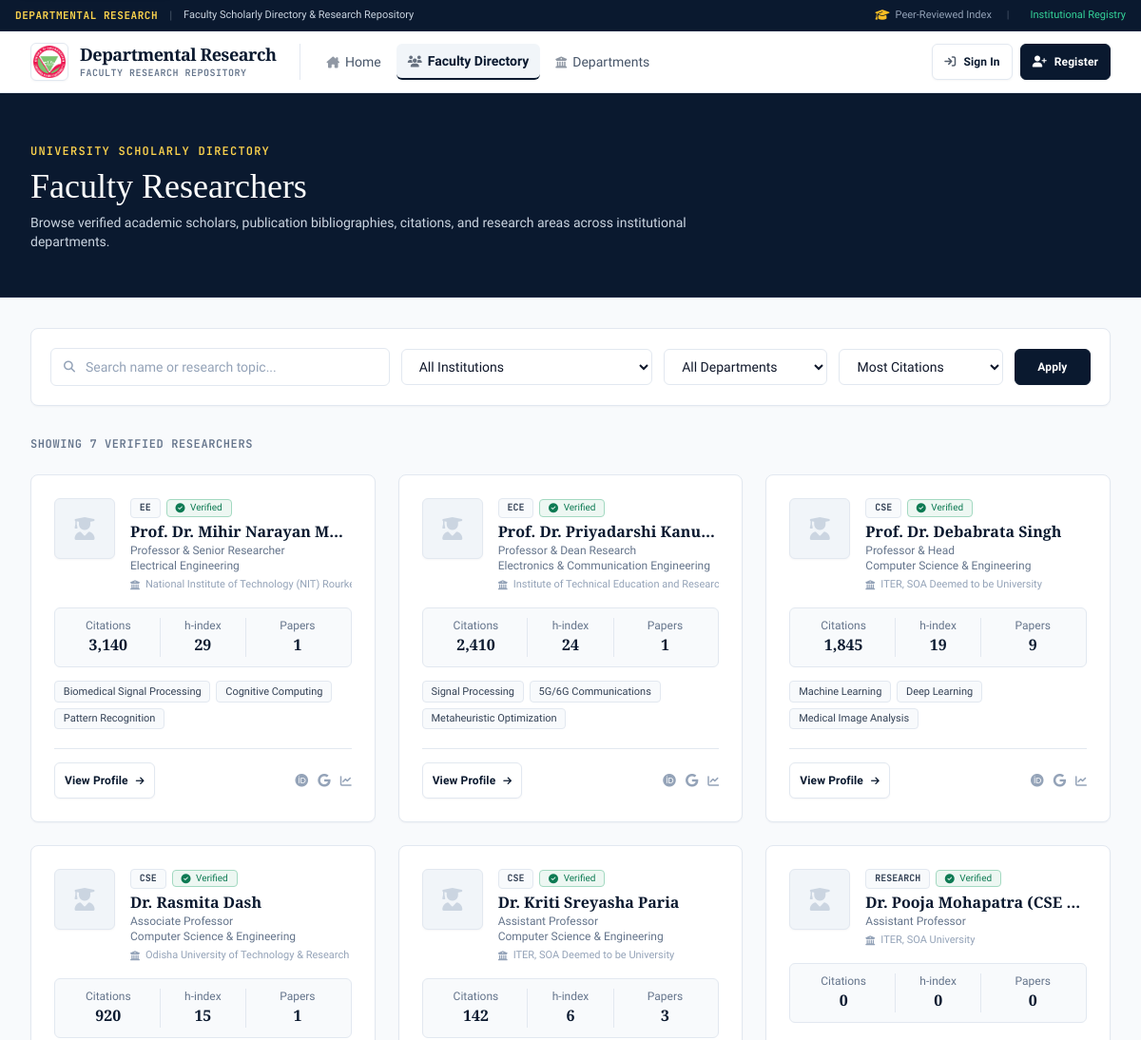
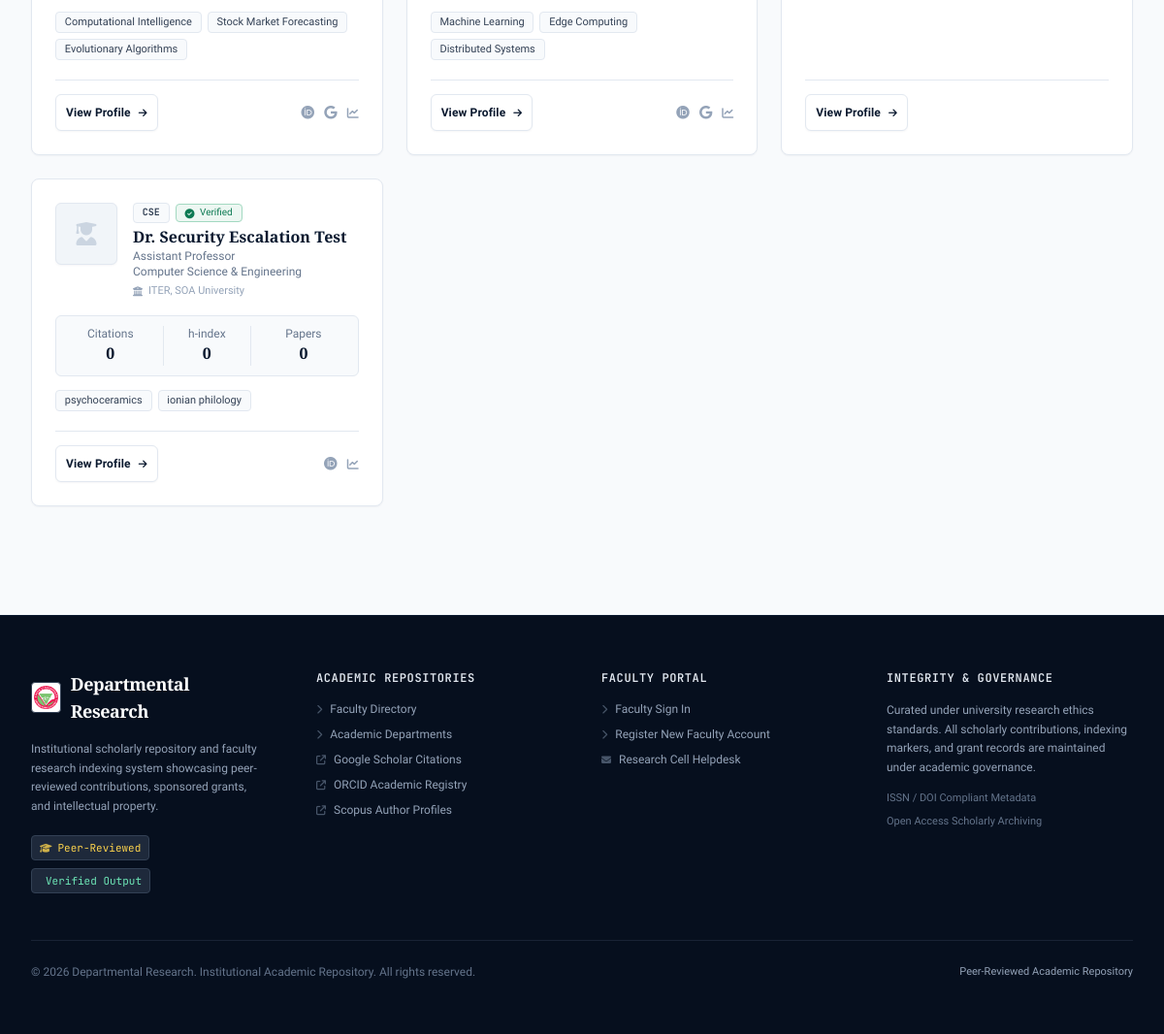
/directory.php, run on the app's committed database (2 pictures, top to bottom).
### tables this page shows
CREATE TABLE `faculty_profiles` (
  `id` int(11) NOT NULL AUTO_INCREMENT,
  `user_id` int(11) NOT NULL,
  `slug` varchar(191) DEFAULT NULL,
  `department_id` int(11) DEFAULT NULL,
  `institution` varchar(191) DEFAULT 'ITER, SOA University',
  `salutation` varchar(20) DEFAULT 'Dr.',
  `designation` varchar(100) DEFAULT 'Assistant Professor',
  `cabin` varchar(100) DEFAULT NULL,
  `phone` varchar(50) DEFAULT NULL,
  `photo_url` varchar(255) DEFAULT NULL,
  `bio` text DEFAULT NULL,
  `research_interests` text DEFAULT NULL,
  `google_scholar_url` varchar(255) DEFAULT NULL,
  `orcid_id` varchar(50) DEFAULT NULL,
  `scopus_id` varchar(50) DEFAULT NULL,
  `researchgate_url` varchar(255) DEFAULT NULL,
  `semantic_scholar_url` varchar(255) DEFAULT NULL,
  `dblp_url` varchar(255) DEFAULT NULL,
  `website_url` varchar(255) DEFAULT NULL,
  `wos_id` varchar(50) DEFAULT NULL,
  `total_citations` int(11) DEFAULT 0,
  `h_index` int(11) DEFAULT 0,
  `i10_index` int(11) DEFAULT 0,
  `phd_supervised` int(11) DEFAULT 0,
  `memberships` text DEFAULT NULL,
  `editorial_roles` text DEFAULT NULL,
  `metrics_source` varchar(100) DEFAULT 'Faculty Self-Reported (Google Scholar / Scopus)',
  `cv_url` varchar(255) DEFAULT NULL,
  `is_verified` tinyint(1) DEFAULT 1,
  `created_at` timestamp NOT NULL DEFAULT current_timestamp(),
  `updated_at` timestamp NOT NULL DEFAULT current_timestamp() ON UPDATE current_timestamp(),
  PRIMARY KEY (`id`),
  UNIQUE KEY `user_id` (`user_id`),
  UNIQUE KEY `slug` (`slug`),
  KEY `idx_dept` (`department_id`),
  KEY `idx_citations` (`total_citations`),
  KEY `idx_institution` (`institution`),
  CONSTRAINT `fk_profile_dept` FOREIGN KEY (`department_id`) REFERENCES `departments` (`id`) ON DELETE SET NULL,
  CONSTRAINT `fk_profile_user` FOREIGN KEY (`user_id`) REFERENCES `users` (`id`) ON DELETE CASCADE
);

CREATE TABLE `departments` (
  `id` int(11) NOT NULL AUTO_INCREMENT,
  `code` varchar(20) NOT NULL,
  `name` varchar(191) NOT NULL,
  `description` text DEFAULT NULL,
  `created_at` timestamp NOT NULL DEFAULT current_timestamp(),
  PRIMARY KEY (`id`),
  UNIQUE KEY `code` (`code`)
);

CREATE TABLE `users` (
  `id` int(11) NOT NULL AUTO_INCREMENT,
  `email` varchar(191) NOT NULL,
  `password_hash` varchar(255) NOT NULL,
  `full_name` varchar(191) NOT NULL,
  `role` enum('super_admin','admin','faculty') NOT NULL DEFAULT 'faculty',
  `status` enum('active','inactive','pending') NOT NULL DEFAULT 'active',
  `created_at` timestamp NOT NULL DEFAULT current_timestamp(),
  `updated_at` timestamp NOT NULL DEFAULT current_timestamp() ON UPDATE current_timestamp(),
  PRIMARY KEY (`id`),
  UNIQUE KEY `email` (`email`),
  KEY `idx_role_status` (`role`,`status`)
);

### includes/helpers.php (called while the page is built, shortened)
<?php
function e(?string $value): string {
    return htmlspecialchars($value ?? '', ENT_QUOTES, 'UTF-8');
}
function safe_url(?string $url): string {
    $url = trim($url);
    if (preg_match('~^(https?://|/[^/]|uploads/)~i', $url)) {
        return htmlspecialchars($url, ENT_QUOTES, 'UTF-8');
    }
    return '#';
}
function safe_orcid(?string $orcid): string {
    $orcid = trim($orcid);
    if (preg_match('/^[0-9]{4}-[0-9]{4}-[0-9]{4}-[0-9]{3}[0-9X]$/i', $orcid)) {
        return htmlspecialchars($orcid, ENT_QUOTES, 'UTF-8');
    }
    return '';
}
function clean_faculty_display_name(?string $salutation, ?string $fullName): string {
    $salutation = trim($salutation ?? '');
    $fullName = trim($fullName ?? '');
    $strippedName = preg_replace('/^(Prof\.\s*|Dr\.\s*|Mr\.\s*|Ms\.\s*|Mrs\.\s*)+/i', '', $fullName);
    $strippedName = trim($strippedName);
    if (!empty($salutation)) {
        return $salutation . ' ' . $strippedName;
    }
    return $fullName;
}
function researcher_url(array $faculty): string {
    if (!empty($faculty['slug'])) {
        return url('researchers/' . urlencode($faculty['slug']));
    }
    $id = (int)($faculty['profile_id'] ?? $faculty['id'] ?? 0);
    return url('profile.php?id=' . $id);
}
    ?>
    <?php
function url(string $path = ''): string {
    $trimmed = ltrim($path, '/');
    return rtrim(BASE_URL, '/') . ($trimmed ? '/' . $trimmed : '');
}
function faculty_photo_url(?string $photoPath): ?string {
    if (empty($photoPath)) {
        return null;
    }
    $trimmed = trim($photoPath);
    $cleanPath = ltrim($trimmed, '/');
    $localFile = dirname(__DIR__) . '/' . $cleanPath;
    return null;
}

### directory.php (the view, shortened to what this page needs)
<?php
require_once __DIR__ . '/includes/helpers.php';
$db = Database::getConnection();
$q      = trim($_GET['q'] ?? '');
$sort   = trim($_GET['sort'] ?? 'citations');
$sql = "
    SELECT fp.*, u.full_name, u.email, d.name as department_name, d.code as department_code,
           COUNT(p.id) as publication_count
    FROM faculty_profiles fp
    JOIN users u ON fp.user_id = u.id
    LEFT JOIN departments d ON fp.department_id = d.id
    LEFT JOIN publications p ON p.faculty_profile_id = fp.id
    WHERE fp.is_verified = 1 AND u.status = 'active'
";
$params = [];
$sql .= " GROUP BY fp.id, u.full_name, u.email, d.name, d.code";
if ($sort === 'name') {
    $sql .= " ORDER BY u.full_name ASC";
} elseif ($sort === 'pubs') {
    $sql .= " ORDER BY publication_count DESC, fp.total_citations DESC";
} else {
    $sql .= " ORDER BY fp.total_citations DESC, fp.id DESC";
}
$stmt = $db->prepare($sql);
$stmt->execute($params);
$faculties = $stmt->fetchAll(PDO::FETCH_ASSOC);
require_once __DIR__ . '/includes/header.php';
?>
<section class="bg-oxford-navy text-white py-10 sm:py-12 border-b border-oxford-blue/60">
    <div class="max-w-7xl mx-auto px-4 sm:px-6 lg:px-8">
        <div class="max-w-3xl">
            <span class="text-xs font-mono font-semibold text-amber-300 uppercase tracking-widest">University Scholarly Directory</span>
            <h1 class="font-serif text-2xl sm:text-4xl font-normal text-white mt-1.5 leading-tight">Faculty Researchers</h1>
            <p class="text-xs sm:text-sm text-slate-300 mt-2 leading-relaxed font-sans">
                Browse verified academic scholars, publication bibliographies, citations, and research areas across institutional departments.
            </p>
        </div>
    </div>
</section>
<div class="max-w-7xl mx-auto px-4 sm:px-6 lg:px-8 py-8">
    <div class="academic-card p-4 sm:p-5 mb-8 shadow-xs">
        <form action="<?= url('directory.php') ?>" method="GET" class="grid grid-cols-1 sm:grid-cols-12 gap-3 items-center">
            <div class="sm:col-span-4 relative">
                <span class="absolute inset-y-0 left-0 pl-3.5 flex items-center pointer-events-none text-slate-400">
                </span>
                <input type="text" name="q" value="<?= e($q) ?>"
                    placeholder="Search name or research topic..."
                    class="academic-input pl-9 text-xs sm:text-sm"
                    aria-label="Search scholars">
            </div>
            <div class="sm:col-span-3">
                <select name="inst" class="academic-input text-xs sm:text-sm" aria-label="Filter by institution">
                    <option value="">All Institutions</option>
                </select>
            </div>
            <div class="sm:col-span-2">
                <select name="dept" class="academic-input text-xs sm:text-sm" aria-label="Filter by department">
                    <option value="">All Departments</option>
                </select>
            </div>
            <div class="sm:col-span-2">
                <select name="sort" class="academic-input text-xs sm:text-sm" aria-label="Sort scholars">
                    <option value="citations" <?= $sort === 'citations' ? 'selected' : '' ?>>Most Citations</option>
                </select>
            </div>
            <div class="sm:col-span-1">
                <button type="submit" class="btn-academic-primary w-full text-xs !py-2 !px-3 shadow-xs">
                    <span>Apply</span>
                </button>
            </div>
        </form>
    </div>
    <div class="flex items-center justify-between mb-6">
        <p class="text-xs font-mono font-semibold text-slate-500 uppercase tracking-wider">
            Showing <?= count($faculties) ?> Verified Researcher<?= count($faculties) !== 1 ? 's' : '' ?>
        </p>
    </div>
    <?php if (empty($faculties)): ?>
        <div class="academic-card p-12 text-center text-slate-500 shadow-xs">
            <div class="w-12 h-12 mx-auto rounded-full bg-slate-100 flex items-center justify-center text-slate-400 mb-3">
                <i class="fa-solid fa-user-slash text-xl"></i>
            </div>
            <h3 class="font-serif text-lg font-bold text-oxford-navy">No faculty profiles found</h3>
            <p class="text-xs text-slate-500 mt-1 max-w-sm mx-auto">
                No verified profiles match the specified filters. Try broadening your keywords or resetting department criteria.
            </p>
            <a href="<?= url('directory.php') ?>" class="mt-4 btn-academic-secondary text-xs inline-flex">
                <span>View All Researchers</span>
            </a>
        </div>
    <?php else: ?>
        <div class="grid grid-cols-1 md:grid-cols-2 lg:grid-cols-3 gap-6">
            <?php foreach ($faculties as $fac): ?>
                <div class="academic-card p-6 flex flex-col justify-between group hover:border-oxford-slate transition shadow-xs">
                    <div>
                        <div class="flex items-start gap-4">
                            <div class="w-16 h-16 rounded-[6px] bg-slate-100 border border-scholar-border overflow-hidden flex-shrink-0 flex items-center justify-center text-slate-400 shadow-xs">
                                <?php $photo = faculty_photo_url($fac['photo_url'] ?? null); ?>
                                <?php if ($photo): ?>
                                    <img src="<?= $photo ?>" alt="<?= e($fac['full_name']) ?>" class="w-full h-full object-cover"
                                         onerror="this.style.display='none'; this.nextElementSibling.classList.remove('hidden');">
                                    <div class="hidden text-slate-300 flex items-center justify-center w-full h-full">
                                        <i class="fa-solid fa-user-graduate text-2xl"></i>
                                    </div>
                                <?php else: ?>
                                    <i class="fa-solid fa-user-graduate text-2xl text-slate-300"></i>
                                <?php endif; ?>
                            </div>
                            <div class="flex-grow min-w-0">
                                <div class="flex items-center gap-1.5 flex-wrap">
                                    <span class="academic-tag font-mono text-[10px] font-bold">
                                        <?= e($fac['department_code'] ?? 'RESEARCH') ?>
                                    </span>
                                    <span class="academic-tag academic-tag-green text-[10px] !py-0.5">
                                        <i class="fa-solid fa-circle-check text-[10px]"></i> Verified
                                    </span>
                                </div>
                                <h3 class="font-serif font-bold text-oxford-navy text-base leading-tight truncate mt-1">
                                    <a href="<?= researcher_url($fac) ?>" class="hover:text-oxford-blue transition">
                                        <?= e(clean_faculty_display_name($fac['salutation'] ?? '', $fac['full_name'] ?? '')) ?>
                                    </a>
                                </h3>
                                <p class="text-xs text-scholar-muted mt-0.5 truncate font-medium"><?= e($fac['designation']) ?></p>
                                <p class="text-xs text-slate-500 truncate"><?= e($fac['department_name']) ?></p>
                                <?php if (!empty($fac['institution'])): ?>
                                    <p class="text-[11px] text-slate-400 truncate mt-1 flex items-center gap-1.5">
                                        <i class="fa-solid fa-building-columns text-[10px] text-slate-400"></i>
                                        <span><?= e($fac['institution']) ?></span>
                                    </p>
                                <?php endif; ?>
                            </div>
                        </div>
                        <div class="mt-4 grid grid-cols-3 gap-2 p-2.5 rounded-[6px] bg-slate-50 border border-scholar-border text-center">
                            <div>
                                <span class="text-slate-500 text-xs font-sans block">Citations</span>
                                <span class="font-bold text-oxford-navy font-serif text-base"><?= number_format($fac['total_citations']) ?></span>
                            </div>
                            <div class="border-x border-slate-200">
                                <span class="text-slate-500 text-xs font-sans block">h-index</span>
                                <span class="font-bold text-oxford-navy font-serif text-base"><?= (int)$fac['h_index'] ?></span>
                            </div>
                            <div>
                                <span class="text-slate-500 text-xs font-sans block">Papers</span>
                                <span class="font-bold text-oxford-navy font-serif text-base"><?= (int)$fac['publication_count'] ?></span>
                            </div>
                        </div>
                        <?php if (!empty($fac['research_interests'])): ?>
                            <div class="mt-3.5 flex flex-wrap gap-1.5">
                                <?php
                                    $tags = array_map('trim', explode(',', $fac['research_interests']));
                                    foreach (array_slice($tags, 0, 3) as $tag):
                                ?>
                                    <span class="academic-tag text-[11px]">
                                        <?= e($tag) ?>
                                    </span>
                                <?php endforeach; ?>
                            </div>
                        <?php endif; ?>
                    </div>
                    <div class="mt-5 pt-3.5 border-t border-scholar-border flex items-center justify-between text-xs">
                        <a href="<?= researcher_url($fac) ?>" class="btn-academic-secondary text-xs !py-1 !px-2.5 group-hover:border-oxford-slate">
                            <span>View Profile</span>
                            <i class="fa-solid fa-arrow-right text-[10px]"></i>
                        </a>
                        <div class="flex items-center gap-2.5 text-slate-400 text-sm">
                            <?php if (!empty($fac['orcid_id'])): ?>
                                <?php $cleanOrcid = safe_orcid($fac['orcid_id']); ?>
                                <?php if ($cleanOrcid): ?>
                                    <a href="https://orcid.org/<?= $cleanOrcid ?>" target="_blank" rel="noopener noreferrer" title="ORCID Profile" class="text-slate-400 hover:text-emerald-700 transition">
                                        <i class="fa-brands fa-orcid"></i>
                                    </a>
                                <?php endif; ?>
                            <?php endif; ?>
                            <?php if (!empty($fac['google_scholar_url'])): ?>
                                <a href="<?= safe_url($fac['google_scholar_url']) ?>" target="_blank" rel="noopener noreferrer" title="Google Scholar Profile" class="text-slate-400 hover:text-blue-700 transition">
                                    <i class="fa-brands fa-google"></i>
                                </a>
                            <?php endif; ?>
                            <?php if (!empty($fac['scopus_id'])): ?>
                                <a href="https://www.scopus.com/authid/detail.uri?authorId=<?= urlencode($fac['scopus_id']) ?>" target="_blank" rel="noopener noreferrer" title="Scopus Profile" class="text-slate-400 hover:text-amber-700 transition">
                                    <i class="fa-solid fa-chart-line text-xs"></i>
                                </a>
                            <?php endif; ?>
                        </div>
                    </div>
                </div>
            <?php endforeach; ?>
        </div>
    <?php endif; ?>
</div>
<?php require_once __DIR__ . '/includes/footer.php'; ?>

### data on the page
faculty_profiles: department.code "EE", salutation.full_name "Prof. Dr. Mihir Narayan M…", designation "Professor & Senior Researcher", department.name "Electrical Engineering", institution "National Institute of Technology (NIT) Rour…", total_citations "3,140", h_index "29", publication_count "1", research_interests "Biomedical Signal Processing", research_interests "Cognitive Computing", research_interests "Pattern Recognition"
faculty_profiles: department.code "ECE", salutation.full_name "Prof. Dr. Priyadarshi Kanu…", designation "Professor & Dean Research", department.name "Electronics & Communication Engineering", institution "Institute of Technical Education and Resea…", total_citations "2,410", h_index "24", publication_count "1", research_interests "Signal Processing", research_interests "5G/6G Communications", research_interests "Metaheuristic Optimization"
faculty_profiles: department.code "CSE", salutation.full_name "Prof. Dr. Debabrata Singh", designation "Professor & Head", department.name "Computer Science & Engineering", institution "ITER, SOA Deemed to be University", total_citations "1,845", h_index "19", publication_count "9", research_interests "Machine Learning", research_interests "Deep Learning", research_interests "Medical Image Analysis"
faculty_profiles: department.code "CSE", user.full_name "Dr. Rasmita Dash", designation "Associate Professor", department.name "Computer Science & Engineering", institution "Odisha University of Technology & Researc…", total_citations "920", h_index "15", publication_count "1", research_interests "Computational Intelligence", research_interests "Stock Market Forecasting", research_interests "Evolutionary Algorithms"
faculty_profiles: department.code "CSE", salutation.full_name "Dr. Kriti Sreyasha Paria", designation "Assistant Professor", department.name "Computer Science & Engineering", institution "ITER, SOA Deemed to be University", total_citations "142", h_index "6", publication_count "3", research_interests "Machine Learning", research_interests "Edge Computing", research_interests "Distributed Systems"
faculty_profiles: department_code "RESEARCH", salutation.full_name "Dr. Pooja Mohapatra (CSE…", designation "Assistant Professor", institution "ITER, SOA University", total_citations "0", h_index "0", publication_count "0"
faculty_profiles: department.code "CSE", user.full_name "Dr. Security Escalation Test", designation "Assistant Professor", department.name "Computer Science & Engineering", institution "ITER, SOA University", total_citations "0", h_index "0", publication_count "0", research_interests "psychoceramics", research_interests "ionian philology"

### other printed values
count($faculties) "7"
